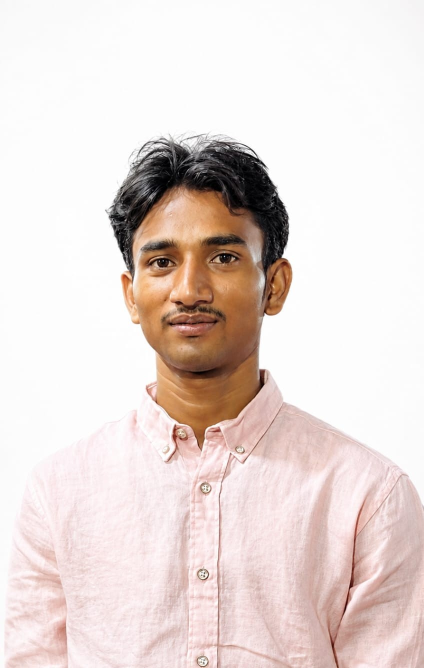
#> input picture image2.jpeg, 847 x 1336 px (shown at 1/2 size)
$ python dotify.py image2.jpeg
#> lines starting #> are read from the running program, lines starting #| are printed output that depends on the picture
#!/usr/bin/env python3
"""
dotify.py - turn a photo into dot-matrix / binary-grid art as an SVG.

Usage
-----
    python scripts/dotify.py me.jpg -o assets/portrait
    python scripts/dotify.py me.jpg -o assets/portrait --mode binary --cols 64
    python scripts/dotify.py me.jpg -o assets/portrait --circle --animate --color

Writes <out>-dark.svg and <out>-light.svg so the README can swap them with
<picture> + prefers-color-scheme. Also writes <out>.txt for the text modes.

Modes
-----
  dots    halftone: one circle per cell, radius scales with brightness
  binary  a grid of 0/1 glyphs, opacity scales with brightness
  ascii   plain ASCII ramp -> .txt (paste inside a ``` code block)
  braille unicode braille blocks -> .txt (4x denser than ascii)
"""

from __future__ import annotations

import argparse
import math
import sys
from pathlib import Path

try:
    from PIL import Image, ImageChops, ImageEnhance, ImageFilter, ImageOps
except ImportError:  # pragma: no cover
    sys.exit("Pillow is required:  python -m pip install Pillow")


# --------------------------------------------------------------------------- #
# themes
# --------------------------------------------------------------------------- #

THEMES = {
    # name: (foreground, dim-foreground, background-or-None)
    "dark": ("#39d353", "#0e4429", None),
    "light": ("#216e39", "#aceebb", None),
}

ASCII_RAMP = "@%#*+=-:. "  # dark -> light
BRAILLE_BASE = 0x2800
# bit order for a 2x4 braille cell: (col, row) -> dot bit
BRAILLE_BITS = [[0x01, 0x08], [0x02, 0x10], [0x04, 0x20], [0x40, 0x80]]


# --------------------------------------------------------------------------- #
# image prep
# --------------------------------------------------------------------------- #


# [11 lines left out: function square_crop, not called in this run]


def load_grid(path: Path, cols: int, contrast: float, gamma: float,
              cell_aspect: float, square: bool = False,
              focus: tuple[float, float] = (0.5, 0.5),
              equalize: bool = False, detail: float = 0.0):
    """Return (width, height, lum[y][x] in 0..1, rgb[y][x]).

    If the source has an alpha channel it is treated as a subject cutout: the
    image is flattened onto black, and the mask is carried through so nothing
    is ever drawn outside the subject and so `equalize` only measures the
    subject's own histogram rather than a huge empty background.
    """
#> called with cols = 88, contrast = 1.25, gamma = 1, cell_aspect = 1, square = False, focus = (0.5, 0.5), equalize = False, detail = 0
    img = ImageOps.exif_transpose(Image.open(path))
#> img is the input picture: PIL image 847x1336 RGB; mean R, G, B 231.2, 218.6, 214.7

    mask = None
    if img.mode in ("RGBA", "LA", "P"):
        img = img.convert("RGBA")
        if img.split()[3].getextrema()[0] < 250:  # a real cutout, not a stray channel
            mask = img.split()[3]
        flat = Image.new("RGBA", img.size, (0, 0, 0, 255))
        flat.alpha_composite(img)
        img = flat
    img = img.convert("RGB")

    if square:
        img = square_crop(img, *focus)
        if mask is not None:
            mask = square_crop(mask, *focus)

    gray = img.convert("L")
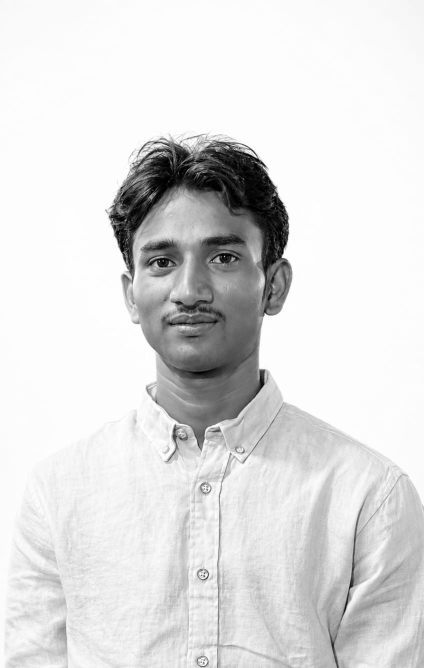
#> gray: PIL image 847x1336 L (shown at 1/2 size); min 0, max 255, mean 221.9

    # A lit face against near-black hair spans a far wider range than the ~10
    # tones a dot ramp can show. Equalising against the subject's own histogram
    # buys back the shadow detail; the unsharp pass puts local facial structure
    # back on top of the flattened result.
    if equalize:
        binmask = mask.point(lambda v: 255 if v > 127 else 0) if mask else None
        gray = ImageOps.equalize(gray, mask=binmask)
    if detail > 0:
        radius = max(2, round(min(img.size) / 52))
        gray = gray.filter(ImageFilter.UnsharpMask(
            radius=radius, percent=round(detail * 100), threshold=0))
    if contrast != 1.0:
        gray = ImageEnhance.Contrast(gray).enhance(contrast)
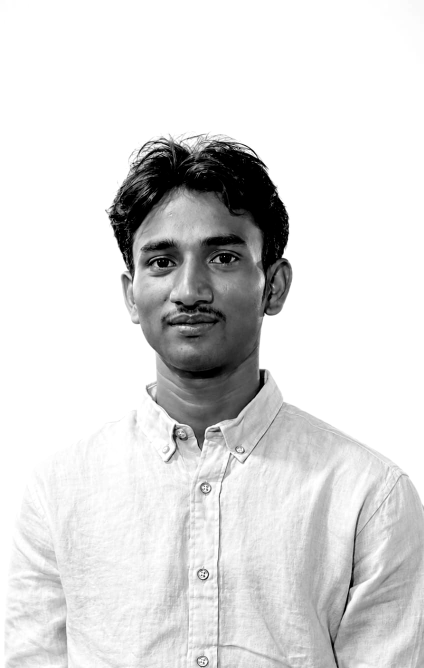
#> gray: PIL image 847x1336 L (shown at 1/2 size); min 0, max 255, mean 219.8
        img = ImageEnhance.Contrast(img).enhance(contrast)
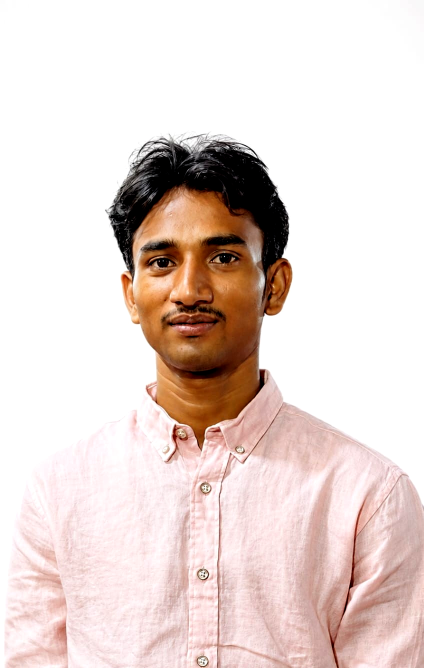
#> img: PIL image 847x1336 RGB (shown at 1/2 size); mean R, G, B 231, 215.7, 210.9

    w, h = img.size
#> w = 847; h = 1336
    # cell_aspect is cell width / cell height: 1.0 for square dot cells,
    # ~0.5 for monospace glyphs (which are about twice as tall as they are wide)
    rows = max(1, round(cols * (h / w) * cell_aspect))
#> rows = 139
    small_g = gray.resize((cols, rows), Image.Resampling.LANCZOS)
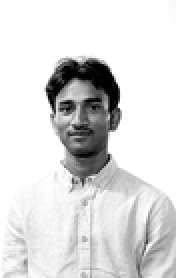
#> small_g: PIL image 88x139 L (shown 2 times larger); min 0, max 255, mean 219.8
    if mask is not None:
        small_m = mask.resize((cols, rows), Image.Resampling.LANCZOS)
        small_g = ImageChops.multiply(small_g, small_m)
    small_c = img.resize((cols, rows), Image.Resampling.LANCZOS)
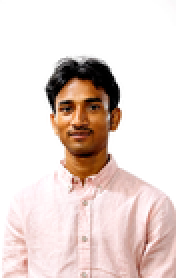
#> small_c: PIL image 88x139 RGB (shown 2 times larger); mean R, G, B 230.9, 215.7, 210.9

    gp, cp = small_g.load(), small_c.load()
    rgb, lum = [], []
    for y in range(rows):
        rgb_row, lum_row = [], []
        for x in range(cols):
            rgb_row.append(cp[x, y])
            v = gp[x, y] / 255.0
            lum_row.append(min(1.0, max(0.0, v ** gamma)))
        rgb.append(rgb_row)
        lum.append(lum_row)
#> after the loop, lum = 139 items; rgb = 139 items
    return cols, rows, lum, rgb


# [10 lines left out: function circle_falloff, not called in this run]


# --------------------------------------------------------------------------- #
# svg builders
# --------------------------------------------------------------------------- #

def svg_header(w, h, rows, opts):
    css = []

    if opts.animate:
        # slow shimmer sweeping across the columns, staggered by lane
        css.append("@keyframes dp{0%,100%{opacity:.45}50%{opacity:1}}")
        css.append(f".d{{animation:dp {opts.duration}s ease-in-out infinite}}")
        css += [f".l{i}{{animation-delay:{i / opts.lanes * opts.duration:.2f}s}}"
                for i in range(opts.lanes)]

    if opts.reveal:
        # Row-by-row load-in. The animation goes on a <g> wrapping each row
        # rather than on the dots themselves: group opacity MULTIPLIES with the
        # children's own opacity, so binary mode keeps its per-glyph tone
        # instead of having it overwritten, and it is one class per row rather
        # than one per dot.
        step = opts.reveal_time / max(rows - 1, 1)
        css.append("@keyframes rv{from{opacity:0}to{opacity:1}}")
        css.append(f".rw{{animation:rv {opts.reveal_fade}s ease-out both}}")
        css += [
            f".r{y}{{animation-delay:{(rows - 1 - y if opts.reveal_dir == 'up' else y) * step:.3f}s}}"
            for y in range(rows)
        ]

    style = f"<style>{''.join(css)}</style>" if css else ""
    bgrect = f'<rect width="100%" height="100%" fill="{opts.bg}"/>' if opts.bg else ""
    pad = opts.pad
    return (
        f'<svg xmlns="http://www.w3.org/2000/svg" '
        f'viewBox="0 0 {w + 2 * pad} {h + 2 * pad}" '
        f'width="{w + 2 * pad}" height="{h + 2 * pad}" role="img" '
        f'aria-label="dot-matrix portrait">{style}{bgrect}'
        f'<g transform="translate({pad},{pad})">'
    )


def build_dots(cols, rows, lum, rgb, theme, opts):
    fg, dim, _ = THEMES[theme]
    cell = opts.cell
    max_r = cell * 0.5 * opts.dot_scale
    lanes = opts.lanes
    out = []
    for y in range(rows):
        row = []
        for x in range(cols):
            v = lum[y][x]
            if opts.invert:
                v = 1 - v
            if opts.circle:
                v *= circle_falloff(x, y, cols, rows)
            if v < opts.floor:
                continue
            r = max_r * (v ** 0.85)
            if r < 0.18:
                continue
            cx = x * cell + cell / 2
            cy = y * cell + cell / 2
            if opts.color:
                cr, cg, cb = rgb[y][x]
                fill = f"#{cr:02x}{cg:02x}{cb:02x}"
            else:
                fill = fg if v > 0.42 else dim
            cls = f' class="d l{x % lanes}"' if opts.animate else ""
            row.append(
                f'<circle cx="{cx:.1f}" cy="{cy:.1f}" r="{r:.2f}" fill="{fill}"{cls}/>'
            )
        if not row:
            continue
        if opts.reveal:
            out.append(f'<g class="rw r{y}">{"".join(row)}</g>')
        else:
            out += row
    return "".join(out), cols * cell, rows * cell


# [77 lines left out: functions build_binary, build_ascii, build_braille, not called in this run]


# --------------------------------------------------------------------------- #
# main
# --------------------------------------------------------------------------- #


def main(argv=None):
    p = argparse.ArgumentParser(description=__doc__,
                                formatter_class=argparse.RawDescriptionHelpFormatter)
    p.add_argument("image", type=Path, help="source photo (jpg/png/webp)")
    p.add_argument("-o", "--out", type=Path, default=Path("assets/portrait"),
                   help="output path WITHOUT extension (default: assets/portrait)")
    p.add_argument("--mode", choices=("dots", "binary", "ascii", "braille"),
                   default="dots")
    p.add_argument("--cols", type=int, default=88, help="dots across (default 88)")
    p.add_argument("--cell", type=float, default=10.0, help="SVG units per cell")
    p.add_argument("--dot-scale", type=float, default=0.92,
                   help="max dot diameter as a fraction of the cell")
    p.add_argument("--gamma", type=float, default=1.0,
                   help="<1 brightens midtones, >1 darkens them")
    p.add_argument("--contrast", type=float, default=1.25)
    p.add_argument("--equalize", action="store_true",
                   help="equalise against the subject's own histogram — the fix "
                        "for a lit face against dark hair losing all shadow detail")
    p.add_argument("--detail", type=float, default=0.0, metavar="N",
                   help="local-contrast boost, 0-1.5. Puts facial structure back "
                        "after --equalize flattens it; 0.5 is a good start")
    p.add_argument("--floor", type=float, default=0.06,
                   help="drop cells dimmer than this (keeps the file small)")
    p.add_argument("--threshold", type=float, default=0.45,
                   help="on/off cutoff for braille mode")
    p.add_argument("--cell-aspect", type=float, default=1.0,
                   help="cell width/height; use 0.5 for ascii mode")
    p.add_argument("--square", action="store_true",
                   help="crop to 1:1 before converting")
    p.add_argument("--focus", default="0.5,0.5", metavar="X,Y",
                   help="focus point for --square as fractions of width,height "
                        "(default 0.5,0.5; use e.g. 0.55,0.42 to centre a face "
                        "sitting right of and above the middle)")
    p.add_argument("--invert", action="store_true",
                   help="big dots on DARK areas instead of light ones")
    p.add_argument("--circle", action="store_true",
                   help="mask to a circle (avatar style)")
    p.add_argument("--color", action="store_true",
                   help="tint each dot with the source pixel colour")
    p.add_argument("--animate", action="store_true",
                   help="add a slow shimmer sweeping across the columns")
    p.add_argument("--lanes", type=int, default=14, help="shimmer stagger groups")
    p.add_argument("--duration", type=float, default=4.0, help="shimmer seconds")
    p.add_argument("--reveal", action="store_true",
                   help="draw the image in row by row on load, like a slow scan")
    p.add_argument("--reveal-time", type=float, default=2.5, metavar="SEC",
                   help="how long the full top-to-bottom sweep takes (default 2.5)")
    p.add_argument("--reveal-fade", type=float, default=0.45, metavar="SEC",
                   help="how long one row takes to fade in (default 0.45)")
    p.add_argument("--reveal-dir", choices=("down", "up"), default="down",
                   help="sweep direction (default down)")
    p.add_argument("--pad", type=float, default=8.0)
    p.add_argument("--bg", default="", help="optional background colour")
    args = p.parse_args(argv)

    if args.mode == "ascii" and args.cell_aspect == 1.0:
        args.cell_aspect = 0.5  # monospace glyphs are ~2:1

    if not args.image.exists():
        sys.exit(f"no such image: {args.image}")

    try:
        fx, fy = (float(v) for v in args.focus.split(","))
    except ValueError:
        sys.exit(f"--focus wants two numbers like 0.55,0.42 (got {args.focus!r})")

    args.out.parent.mkdir(parents=True, exist_ok=True)
    cols, rows, lum, rgb = load_grid(args.image, args.cols, args.contrast,
                                     args.gamma, args.cell_aspect,
                                     args.square, (fx, fy),
                                     args.equalize, args.detail)
#> cols = 88; rows = 139; lum = 139 items; rgb = 139 items

    if args.mode in ("ascii", "braille"):
        text = (build_ascii if args.mode == "ascii" else build_braille)(
            cols, rows, lum, args)
        txt = args.out.with_suffix(".txt")
        txt.write_text(text, encoding="utf-8")
        print(f"wrote {txt}  ({cols}x{rows} cells)")
        return

    builder = build_dots if args.mode == "dots" else build_binary
    # In --color mode the dot fills come from the photo, so the light and dark
    # renders would be byte-identical. Emit one theme-neutral file instead.
    themes = ("dark",) if args.color else ("dark", "light")
    for theme in themes:
        body, w, h = builder(cols, rows, lum, rgb, theme, args)
        svg = svg_header(w, h, rows, args) + body + "</g></svg>"
        stem = args.out.name if args.color else f"{args.out.name}-{theme}"
        dest = args.out.with_name(f"{stem}.svg")
        dest.write_text(svg, encoding="utf-8")
        print(f"wrote {dest}  ({len(svg) / 1024:.0f} KB, {cols}x{rows} cells)")
#> this loop made 2 passes
#> (w, h) on passes 1 to 2: (880, 1390), (880, 1390)
#| wrote assets/portrait-dark.svg  (642 KB, 88x139 cells)
#| wrote assets/portrait-light.svg  (642 KB, 88x139 cells)


if __name__ == "__main__":
    main()

$ run again, on jacket.png
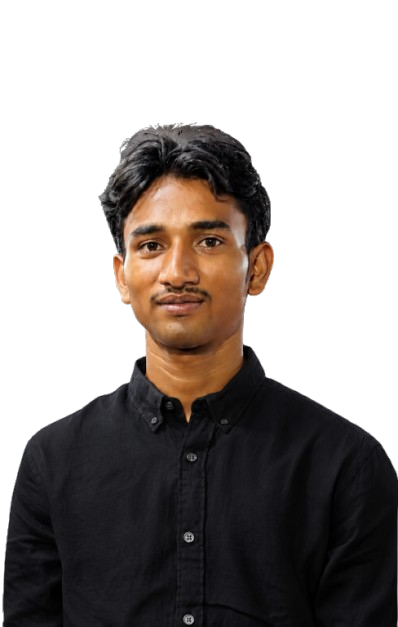
#> input picture jacket.png, 398 x 627 px
#> in load_grid, img is the input picture: PIL image 398x627 RGBA; mean R, G, B, A 26, 20.5, 18.2, 124.3
#> in load_grid, `mask = img.split()[3]`:
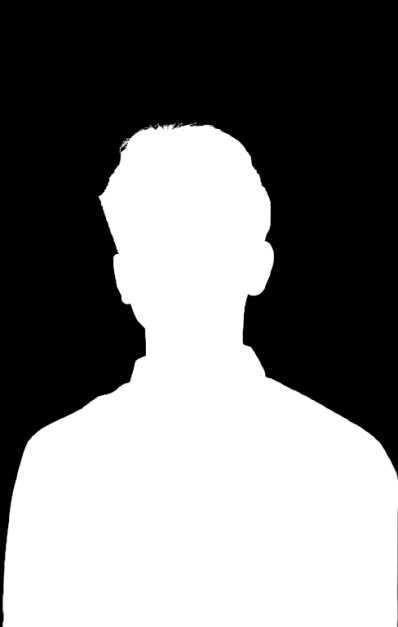
#> mask: PIL image 398x627 L; min 0, max 255, mean 124.3
#> in load_grid, `small_c = img.resize((cols, rows), Image.Resampling.LANCZOS)`:
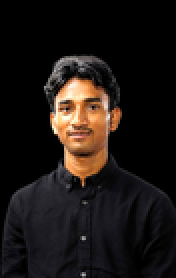
#> small_c: PIL image 88x139 RGB (shown 2 times larger); mean R, G, B 28.9, 22.5, 19.6
#> after the loop in load_grid, `for y in range(rows):`: lum = 139 items
#> in main, `cols, rows, lum, rgb = load_grid(args.image, args.cols, args.contrast,..`: cols = 88; rows = 139; lum = 139 items
#> the loop in main, `for theme in themes:` made 2 passes
#> (w, h) on passes 1 to 2: (880, 1390), (880, 1390)
#> (printed output is left out)
